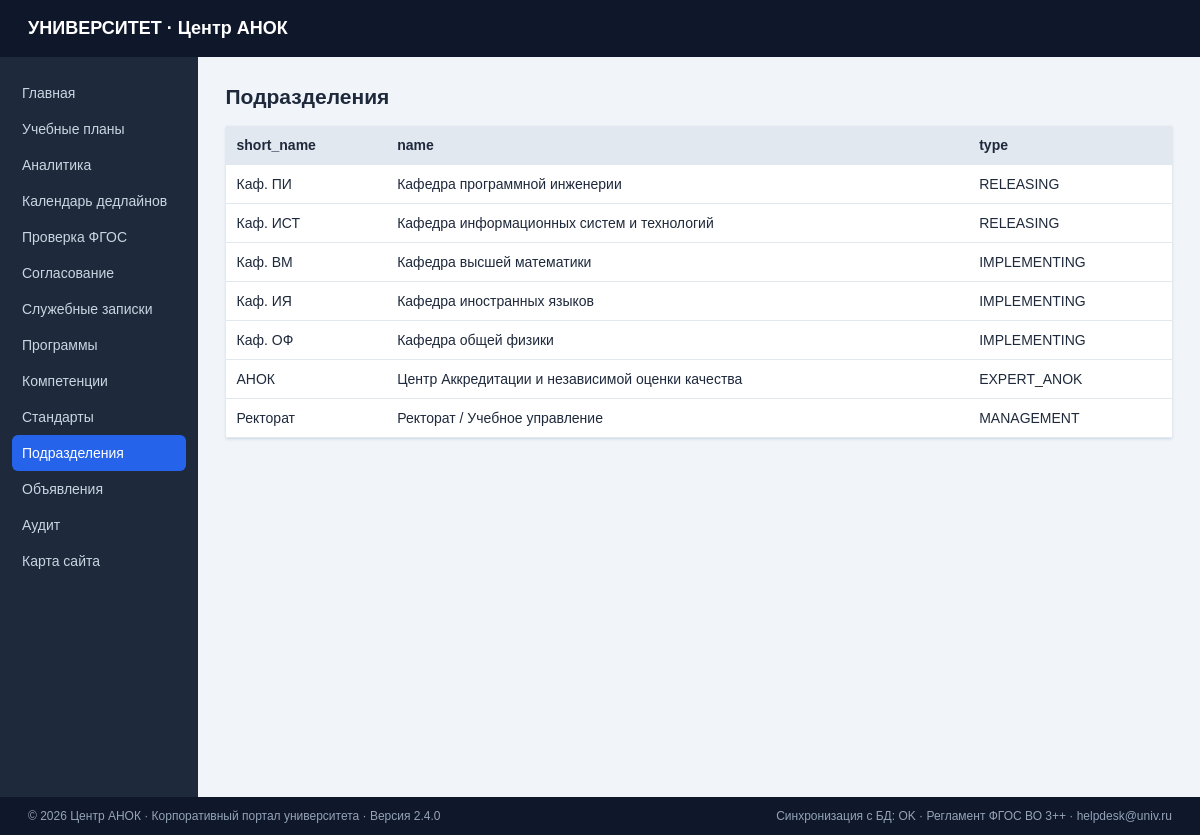
The page /?page=departments on the database as committed earlier.
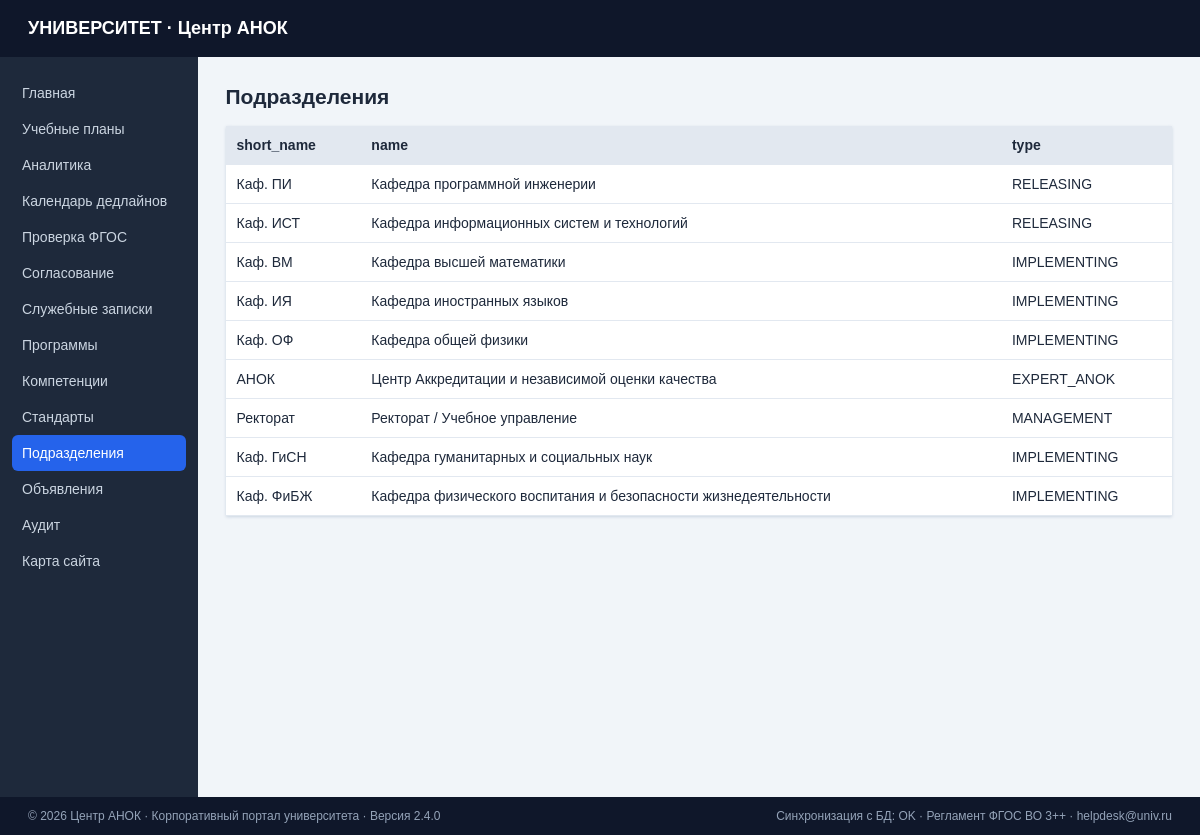
The same page on the database as committed later.
### tables this page shows
CREATE TABLE `departments` (
  `id` INT AUTO_INCREMENT PRIMARY KEY,
  `name` TEXT NOT NULL,
  `short_name` TEXT NOT NULL,
  `type` TEXT NOT NULL,
  `phone` TEXT,
  `email` TEXT
);

### index.php (the view, shortened to what this page needs)
<?php
require __DIR__ . '/config.php';
$page = $_GET['page'] ?? 'dashboard';
function e($v) { return htmlspecialchars((string)$v, ENT_QUOTES | ENT_SUBSTITUTE, 'UTF-8'); }
function allRows(PDO $db, string $sql, array $params=[]) { $s=$db->prepare($sql); $s->execute($params); return $s->fetchAll(); }
$stats = [
 'plans'=>(int)$pdo->query('SELECT COUNT(*) FROM curriculums')->fetchColumn(),
 'disciplines'=>(int)$pdo->query('SELECT COUNT(*) FROM curriculum_disciplines')->fetchColumn(),
 'standards'=>(int)$pdo->query('SELECT COUNT(*) FROM standards_fgos')->fetchColumn(),
 'memos'=>(int)$pdo->query('SELECT COUNT(*) FROM service_notes')->fetchColumn(),
];
$title='Сводная панель'; $content='';
if ($page==='dashboard') {
 $title='Сводная панель'; $plans=allRows($pdo,'SELECT c.*, ep.code prog_code, ep.title prog_title FROM curriculums c JOIN educational_programs ep ON ep.id=c.program_id ORDER BY c.id');
 $content='<div class="cards">'; foreach($stats as $k=>$v) $content.='<div class="card"><b>'.e($v).'</b><span>'.e(['plans'=>'Учебные планы','disciplines'=>'Дисциплины','standards'=>'Стандарты ФГОС','memos'=>'Служебные записки'][$k]).'</span></div>'; $content.='</div><h2>Учебные планы</h2><table><tr><th>Программа</th><th>Год</th><th>Статус</th><th></th></tr>'; foreach($plans as $p) $content.='<tr><td>'.e($p['prog_code'].' — '.$p['prog_title']).'</td><td>'.e($p['academic_year']).'</td><td>'.e($p['status']).'</td><td><a href="?page=plan&id='.$p['id'].'">Открыть</a></td></tr>'; $content.='</table>';
} else {
 $map=['analytics'=>['Аналитика (Chart.js)','SELECT block_type, SUM(credits_ze) AS ze FROM curriculum_disciplines GROUP BY block_type','block_type,ze'],
 'calendar'=>['Календарь дедлайнов (FullCalendar)','SELECT note_num, note_date, status FROM service_notes ORDER BY note_date','note_num,note_date,status'],
 'validate'=>['Экспертиза ФГОС','SELECT * FROM standards_fgos ORDER BY code','code,title,degree_level,total_credits'], 'signatures'=>['Согласование','SELECT * FROM document_signatures ORDER BY step_order','step_order,role_title,status'], 'memos'=>['Служебные записки','SELECT * FROM service_notes ORDER BY id DESC','note_num,note_date,reason,status'], 'programs'=>['Образовательные программы','SELECT * FROM educational_programs ORDER BY id','code,title,level,study_form'], 'competencies'=>['Компетенции','SELECT * FROM competencies ORDER BY code','code,category,title'], 'standards'=>['Стандарты ФГОС','SELECT * FROM standards_fgos ORDER BY code','code,title,degree_level,total_credits'], 'departments'=>['Подразделения','SELECT * FROM departments ORDER BY id','short_name,name,type'], 'announcements'=>['Объявления','SELECT * FROM announcements ORDER BY publish_date DESC','publish_date,title,category'], 'audit'=>['Аудит','SELECT * FROM audit_logs ORDER BY id DESC','event_time,user_name,action,status'], 'sitemap'=>['Карта сайта',null,'']];
 [$title,$sql,$fields]=$map[$page]; if($sql){$rows=allRows($pdo,$sql);$names=array_map('trim',explode(',',$fields));$content='<table><tr>';foreach($names as $n)$content.='<th>'.e($n).'</th>'; $content.='</tr>';foreach($rows as $r){$content.='<tr>';foreach($names as $n)$content.='<td>'.e($r[$n]??'').'</td>'; $content.='</tr>';} $content.='</table>';}else{$content='<p>Разделы: учебные планы, проверка ФГОС, согласование, служебные записки, программы, компетенции, стандарты, подразделения, объявления и аудит.</p>';} }
$nav=['dashboard'=>'Главная','plans'=>'Учебные планы','analytics'=>'Аналитика','calendar'=>'Календарь дедлайнов','validate'=>'Проверка ФГОС','signatures'=>'Согласование','memos'=>'Служебные записки','programs'=>'Программы','competencies'=>'Компетенции','standards'=>'Стандарты','departments'=>'Подразделения','announcements'=>'Объявления','audit'=>'Аудит','sitemap'=>'Карта сайта'];
?><!doctype html><html lang="ru"><head><meta charset="utf-8"><meta name="viewport" content="width=device-width,initial-scale=1"><title><?=e($title)?> — АНОК</title></head><body><header><b>УНИВЕРСИТЕТ · Центр АНОК</b></header><main><aside><?php foreach($nav as $key=>$label):?><a class="<?=($page===$key?'active':'')?>" href="?page=<?=e($key)?>"><?=e($label)?></a><?php endforeach;?></aside><section><h1><?=e($title)?></h1><?=$content?></section></main><footer style="background:#0f172a;color:#94a3b8;padding:12px 28px;font-size:12px;display:flex;justify-content:space-between;flex-wrap:wrap;gap:8px"><span>© 2026 Центр АНОК · Корпоративный портал университета · Версия 2.4.0</span><span>Синхронизация с БД: OK · Регламент ФГОС ВО 3++ · helpdesk@univ.ru</span></footer></body></html>

### index.php (style rules this page uses)
body { margin:0;background:#f1f5f9;color:#1e293b;font:14px Arial,sans-serif }
header { background:#0f172a;color:#fff;padding:18px 28px }
header b { font-size:18px }
main { display:flex;min-height:calc(100vh - 60px) }
aside { width:220px;background:#1e293b;padding:18px 12px }
aside a { display:block;color:#cbd5e1;text-decoration:none;padding:10px;border-radius:6px }
aside a:hover,aside a.active { background:#2563eb;color:#fff }
section { padding:28px;max-width:1100px;width:100% }
h1 { margin-top:0 }
table { border-collapse:collapse;background:#fff;width:100%;box-shadow:0 1px 3px #cbd5e1 }
th,td { text-align:left;padding:11px;border-bottom:1px solid #e2e8f0 }
th { background:#e2e8f0 }
a { color:#2563eb }

Rows that differ between the two databases and show on the page:
added departments: short_name "Каф. ГиСН", name "Кафедра гуманитарных и социальных наук", type "IMPLEMENTING"
added departments: short_name "Каф. ФиБЖ", name "Кафедра физического воспитания и безопасности жизнедеятельности", type "IMPLEMENTING"
